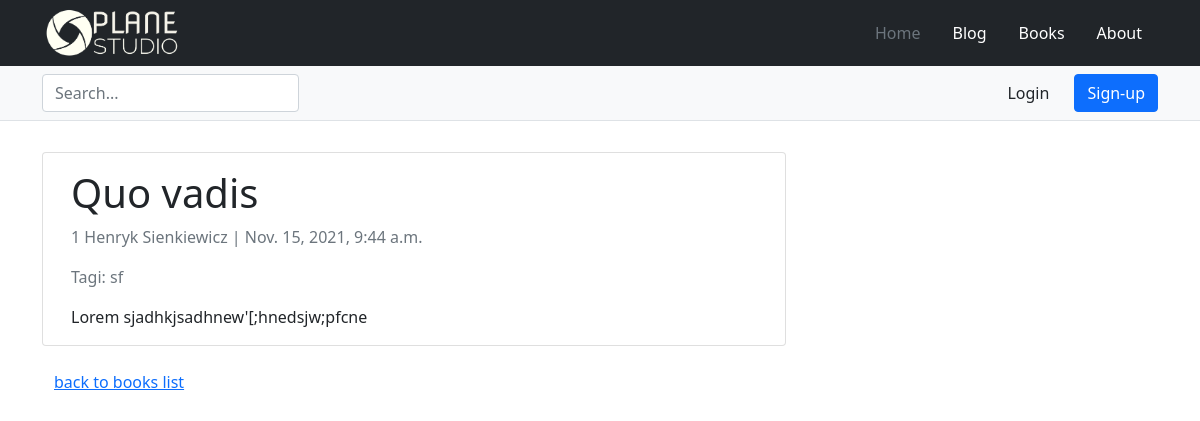
Page /books/2021/quo-vadis/ on the committed database.
### books/models.py (models this page shows, shortened)
class Book(models.Model):
    title = models.CharField(max_length=550)
    slug = models.SlugField(max_length=255, unique_for_date='created')
    description = models.TextField()
    available = models.BooleanField(default=True)
    published = models.BooleanField(default=False)
    created = models.DateTimeField(auto_now_add=True)
    modified = models.DateTimeField(auto_now=True)
    author = models.ForeignKey(Author, on_delete=models.CASCADE, null=True)
    tags = models.ManyToManyField("tags.Tag", related_name="books")
    class Meta:
        ordering = ['-created']

class Author(models.Model):
    first_name = models.CharField(max_length=30)
    last_name = models.CharField(max_length=30)
    def __str__(self) -> str:
        return f'{self.pk} {self.first_name} {self.last_name}'

### tags/models.py (models this page shows, shortened)
class Tag(models.Model):
    name = models.CharField(unique=True, max_length=100)
    slug = models.SlugField(unique=True, max_length=100)

### books/views.py (the view)
# urls.py: path('<int:year>/<slug:book>/', book_detail, name='book_detail'),
def book_detail(request, year, book):
    book = get_object_or_404(Book, slug=book, created__year=year)
    book_tags = book.tags.all()
    return render(request, "books/book_detail.html", {"book": book, "tags": book_tags})

### books/templates/books/book_detail.html (shortened to what this page needs)
{% extends 'main/base.html' %}
{% block content %}
<div class="container">
  <div class="row">
    <div class="col-md-8 card mb-4  mt-3 left  top">
      <div class="card-body">
        <h1>{{ book.title }}</h1>
        <p class="text-muted">{{ book.author }} | {{ book.created }}</p>
        {% if tags %}
          <p class=" text-muted">Tagi:
            {% for tag in tags %}
              {{ tag.name }}
            {% endfor %}
        {% endif %}
        <p class="card-text ">{{ book.description }}</p>
      </div>
    </div>
  </div>
  <div><a href="{% url 'books:books_index' %}">back to books list</a></div>
</div>
{% endblock content %}

### main/static/main/style.css (style rules this page uses)
body { min-height: 75rem; padding-top: 8.5rem; }

### rows in the picture
Book: title "Quo vadis", author "1 Henryk Sienkiewicz", created "Nov. 15, 2021, 9:44 a.m.", description "Lorem sjadhkjsadhnew'[;hnedsjw;pfcne"
Tag: name "sf"
